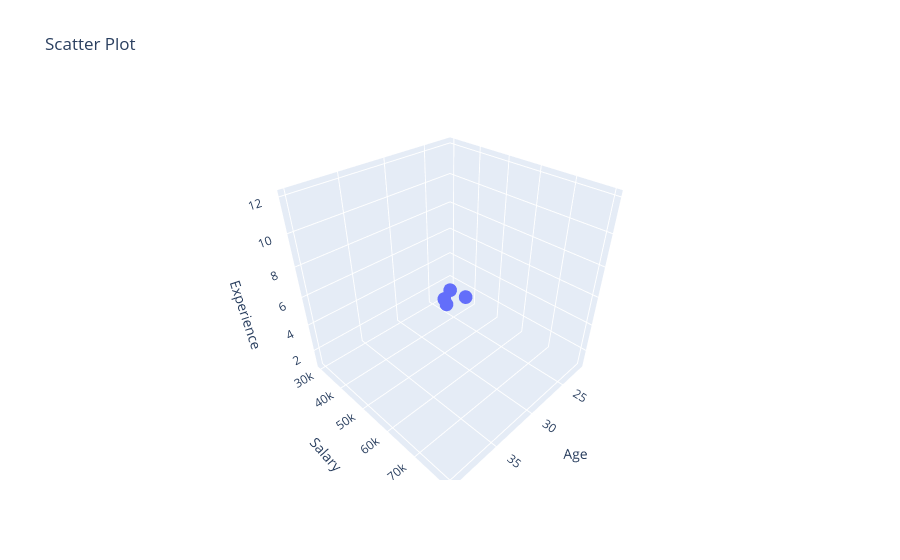

Notebook cell for this chart:
### Code cell
#13. Create a 3D scatter plot using Plotly

import pandas as pd
import plotly.express as px

df = pd.DataFrame({
    'Age': [22, 25, 30, 35, 40],
    'Salary': [30000, 45000, 50000, 65000, 80000],
    'Experience': [1, 3, 5, 8, 12]
})

fig=px.scatter_3d(df,x='Age', y='Salary', z='Experience', title='Scatter Plot')

fig.show()

### Figure 1 — Plotly figure (JSON) as saved in the notebook; plotly's stock layout.template omitted (floating-point values rounded to 4 significant figures)
{"data": [{"hovertemplate": "Age=%{x}<br>Salary=%{y}<br>Experience=%{z}<extra></extra>", "legendgroup": "", "marker": {"color": "#636efa", "symbol": "circle"}, "mode": "markers", "name": "", "scene": "scene", "showlegend": false, "type": "scatter3d", "x": [22, 25, 30, 35, 40], "y": [30000, 45000, 50000, 65000, 80000], "z": [1, 3, 5, 8, 12]}], "layout": {"legend": {"tracegroupgap": 0}, "scene": {"domain": {"x": [0, 1], "y": [0, 1]}, "xaxis": {"title": {"text": "Age"}}, "yaxis": {"title": {"text": "Salary"}}, "zaxis": {"title": {"text": "Experience"}}}, "title": {"text": "Scatter Plot"}}}
